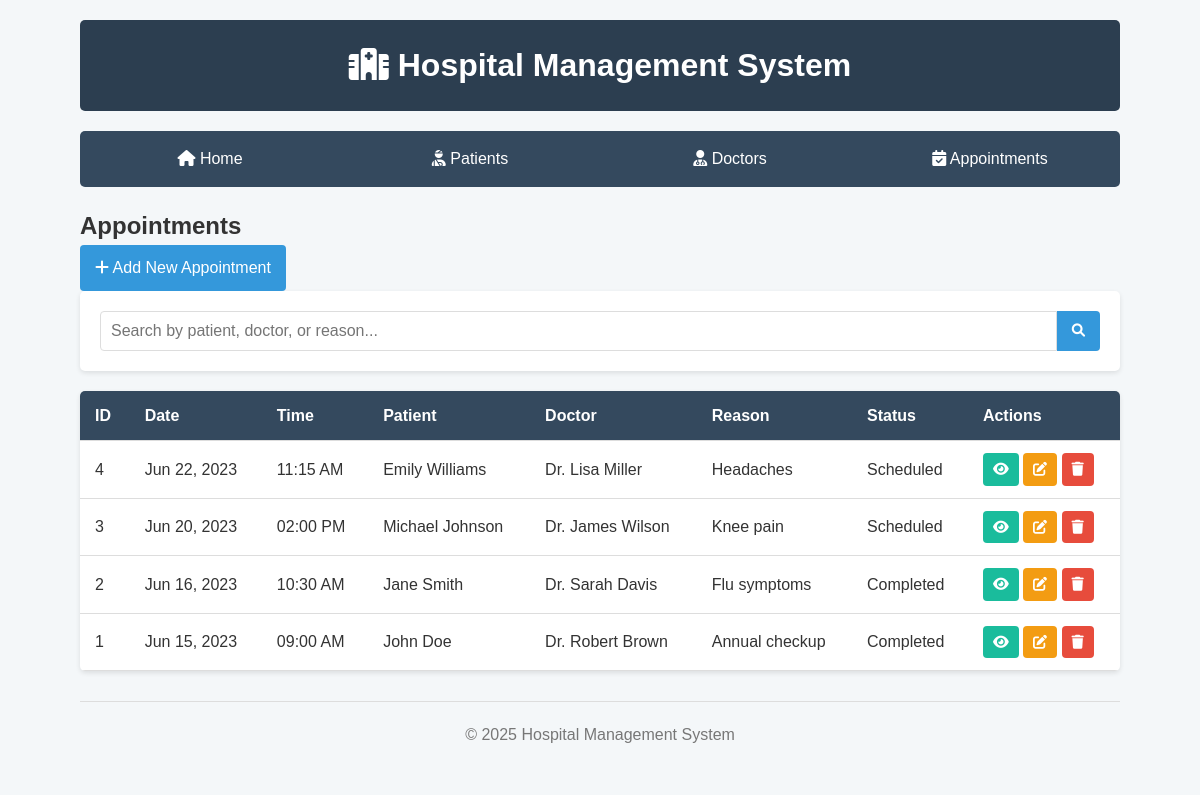
Screenshot of /view/appointments/list.php with the database file from the repository.
### tables this page shows
CREATE TABLE IF NOT EXISTS appointments (
    id INT AUTO_INCREMENT PRIMARY KEY,
    patient_id INT NOT NULL,
    doctor_id INT NOT NULL,
    appointment_date DATE NOT NULL,
    appointment_time TIME NOT NULL,
    reason VARCHAR(255) NOT NULL,
    status ENUM('Scheduled', 'Completed', 'Cancelled') DEFAULT 'Scheduled',
    notes TEXT,
    created_at TIMESTAMP DEFAULT CURRENT_TIMESTAMP,
    updated_at TIMESTAMP DEFAULT CURRENT_TIMESTAMP ON UPDATE CURRENT_TIMESTAMP,
    FOREIGN KEY (patient_id) REFERENCES patients(id) ON DELETE RESTRICT,
    FOREIGN KEY (doctor_id) REFERENCES doctors(id) ON DELETE RESTRICT
);

### config/config.php (called while the page is built, shortened)
<?php
class Database {
    private static $instance = null;
    private $conn;
    private function __construct() {
        $dsn = "mysql:host=" . DB_HOST . ";dbname=" . DB_NAME . ";charset=" . DB_CHARSET;
        $options = [
            PDO::ATTR_ERRMODE => PDO::ERRMODE_EXCEPTION,
            PDO::ATTR_DEFAULT_FETCH_MODE => PDO::FETCH_ASSOC,
            PDO::ATTR_EMULATE_PREPARES => false,
        ];
        try {
            $this->conn = new PDO($dsn, DB_USER, DB_PASS, $options);
        } catch (PDOException $e) {
            die("Connection failed: " . $e->getMessage());
        }
    }
    public static function getInstance() {
        if (self::$instance === null) {
            self::$instance = new self();
        }
        return self::$instance;
    }
    public function getConnection() {
        return $this->conn;
    }
}
?>

### class/Appointment.php (called while the page is built, shortened)
<?php
require_once __DIR__ . '/../config/config.php';
class Appointment {
    private $db;
    public function __construct() {
        $this->db = Database::getInstance()->getConnection();
    }
    public function getAll() {
        try {
            $query = "SELECT a.*,
                      CONCAT(p.first_name, ' ', p.last_name) AS patient_name,
                      CONCAT('Dr. ', d.first_name, ' ', d.last_name) AS doctor_name
                      FROM appointments a
                      JOIN patients p ON a.patient_id = p.id
                      JOIN doctors d ON a.doctor_id = d.id
                      ORDER BY a.appointment_date DESC, a.appointment_time DESC";
            $stmt = $this->db->prepare($query);
            $stmt->execute();
            return $stmt->fetchAll();
        } catch (PDOException $e) {
            die("Error fetching appointments: " . $e->getMessage());
        }
    }
}
?>

### view/appointments/list.php (the view)
<?php
require_once '../../config/config.php';
require_once '../../class/Appointment.php';
$appointment = new Appointment();
$searchTerm = '';
$appointments = [];
if (isset($_GET['search']) && !empty($_GET['search'])) {
    $searchTerm = sanitize($_GET['search']);
    $appointments = $appointment->search($searchTerm);
} else {
    $appointments = $appointment->getAll();
}
include_once '../../includes/header.php';
?>
<h2>Appointments</h2>
<div class="actions">
    <a href="add.php" class="btn btn-primary"><i class="fas fa-plus"></i> Add New Appointment</a>
</div>
<form action="" method="GET" class="search-form">
    <input type="text" name="search" placeholder="Search by patient, doctor, or reason..." value="<?php echo $searchTerm; ?>">
    <button type="submit"><i class="fas fa-search"></i></button>
</form>
<?php if (count($appointments) > 0): ?>
    <table>
        <thead>
            <tr>
                <th>ID</th>
                <th>Date</th>
                <th>Time</th>
                <th>Patient</th>
                <th>Doctor</th>
                <th>Reason</th>
                <th>Status</th>
                <th>Actions</th>
            </tr>
        </thead>
        <tbody>
            <?php foreach ($appointments as $apt): ?>
                <tr>
                    <td><?php echo $apt['id']; ?></td>
                    <td><?php echo date('M d, Y', strtotime($apt['appointment_date'])); ?></td>
                    <td><?php echo date('h:i A', strtotime($apt['appointment_time'])); ?></td>
                    <td><?php echo $apt['patient_name']; ?></td>
                    <td><?php echo $apt['doctor_name']; ?></td>
                    <td><?php echo $apt['reason']; ?></td>
                    <td><?php echo $apt['status']; ?></td>
                    <td>
                        <a href="view.php?id=<?php echo $apt['id']; ?>" class="btn btn-sm btn-info"><i class="fas fa-eye"></i></a>
                        <a href="edit.php?id=<?php echo $apt['id']; ?>" class="btn btn-sm btn-warning"><i class="fas fa-edit"></i></a>
                        <a href="delete.php?id=<?php echo $apt['id']; ?>" class="btn btn-sm btn-danger" onclick="return confirm('Are you sure you want to delete this appointment?');"><i class="fas fa-trash"></i></a>
                    </td>
                </tr>
            <?php endforeach; ?>
        </tbody>
    </table>
<?php else: ?>
    <p>No appointments found.</p>
<?php endif; ?>
<?php include_once '../../includes/footer.php'; ?>

### style.css (style rules this page uses)
* { margin: 0; padding: 0; box-sizing: border-box; }
body { font-family: 'Arial', sans-serif; line-height: 1.6; color: #333; background-color: #f4f7f9; }
form { background-color: #fff; padding: 20px; border-radius: 5px; box-shadow: 0 2px 5px rgba(0, 0, 0, 0.1); margin-bottom: 20px; }
input[type="text"], input[type="email"], input[type="tel"], input[type="date"], input[type="time"], select, textarea { width: 100%; padding: 10px; border: 1px solid #ddd; border-radius: 4px; font-size: 16px; }
.btn { display: inline-block; padding: 10px 15px; background-color: #3498db; color: #fff; border: none; border-radius: 4px; cursor: pointer; text-decoration: none; font-size: 16px; transition: background-color 0.3s; }
.btn-primary { background-color: #3498db; }
.btn-danger { background-color: #e74c3c; }
.btn-warning { background-color: #f39c12; }
.btn-info { background-color: #1abc9c; }
.btn-sm { padding: 5px 10px; font-size: 14px; }
table { width: 100%; border-collapse: collapse; background-color: #fff; box-shadow: 0 2px 5px rgba(0, 0, 0, 0.1); border-radius: 5px; overflow: hidden; }
th, td { padding: 12px 15px; text-align: left; border-bottom: 1px solid #ddd; }
th { background-color: #34495e; color: #fff; }
.search-form { display: flex; margin-bottom: 20px; }
.search-form input[type="text"] { flex: 1; padding: 10px; border: 1px solid #ddd; border-radius: 4px 0 0 4px; font-size: 16px; }
.search-form button { padding: 10px 15px; background-color: #3498db; color: #fff; border: none; border-radius: 0 4px 4px 0; cursor: pointer; }

### rows the page displays
appointments: id "4", appointment_date "Jun 22, 2023", appointment_time "11:15 AM", patient_name "Emily Williams", doctor_name "Dr. Lisa Miller", reason "Headaches", status "Scheduled"
appointments: id "3", appointment_date "Jun 20, 2023", appointment_time "02:00 PM", patient_name "Michael Johnson", doctor_name "Dr. James Wilson", reason "Knee pain", status "Scheduled"
appointments: id "2", appointment_date "Jun 16, 2023", appointment_time "10:30 AM", patient_name "Jane Smith", doctor_name "Dr. Sarah Davis", reason "Flu symptoms", status "Completed"
appointments: id "1", appointment_date "Jun 15, 2023", appointment_time "09:00 AM", patient_name "John Doe", doctor_name "Dr. Robert Brown", reason "Annual checkup", status "Completed"
